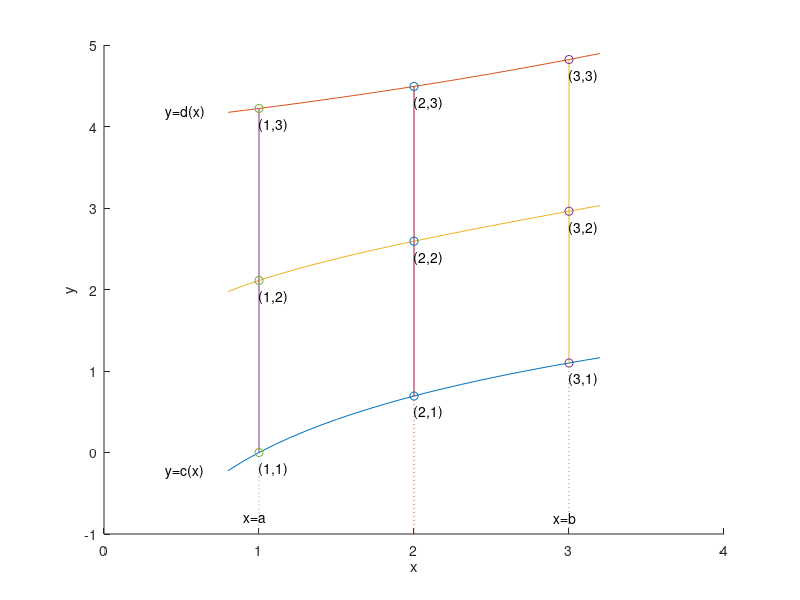

Source code (MATLAB):
% f5_10 
% Copyright S. Nakamura, 1995
set(gcf, 'NumberTitle','off','Name', 'Figure 5.10')

clear, clf, hold off
x = 0.8:0.1:3.2;
y1 = log(x);
y2 = 3 + exp(x/5);
text(x(1)-0.4 ,y1(1),'y=c(x)')
text(x(1)-0.4 ,y2(1),'y=d(x)')
hold on
plot(x,y1)
plot(x,y2)
plot(x,0.5*(y1+y2))
xp=[1, 2, 3];
ytp =  3 + exp(xp/5);
ybt = log(xp);
ymd = 0.5*(ytp + ybt);

for k=1:3
xp1=xp(k)*[1 1 1];
yp1=[ybt(k), 0.5*(ybt(k)+ytp(k)), ytp(k)];
plot(xp1,yp1)
plot(xp1,yp1,'o')
plot([xp1(1), xp1(1)],[ yp1(1),-1], ':')
for m=1:3
text(xp1(m),yp1(m)-0.2, ['(', int2str(k),',', int2str(m),')'])
end
end

text(0.9, -0.8, 'x=a')
text(2.9, -0.8, 'x=b')
xlabel('x')
ylabel('y')
axis([0 4, -1 5])
%print fig5_10.ps
